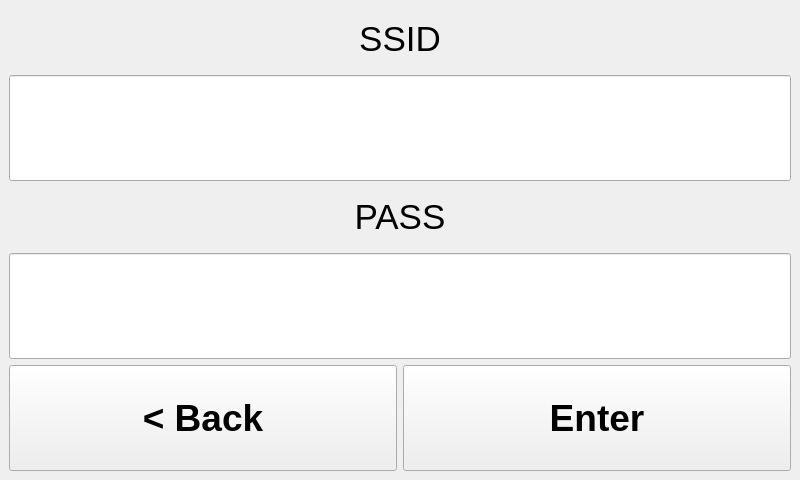
<?xml version="1.0" encoding="UTF-8"?>
<ui version="4.0">
 <class>WiFiWindow</class>
 <widget class="QMainWindow" name="WiFiWindow">
  <property name="geometry">
   <rect>
    <x>0</x>
    <y>0</y>
    <width>800</width>
    <height>480</height>
   </rect>
  </property>
  <property name="sizePolicy">
   <sizepolicy hsizetype="Fixed" vsizetype="Fixed">
    <horstretch>0</horstretch>
    <verstretch>0</verstretch>
   </sizepolicy>
  </property>
  <property name="minimumSize">
   <size>
    <width>800</width>
    <height>480</height>
   </size>
  </property>
  <property name="maximumSize">
   <size>
    <width>800</width>
    <height>480</height>
   </size>
  </property>
  <property name="cursor">
   <cursorShape>ArrowCursor</cursorShape>
  </property>
  <property name="windowTitle">
   <string>Set Up WiFi</string>
  </property>
  <property name="styleSheet">
   <string notr="true"/>
  </property>
  <widget class="QWidget" name="centralwidget">
   <layout class="QGridLayout" name="gridLayout">
    <item row="5" column="0">
     <widget class="QPushButton" name="button_back">
      <property name="maximumSize">
       <size>
        <width>5000</width>
        <height>300</height>
       </size>
      </property>
      <property name="font">
       <font>
        <pointsize>28</pointsize>
        <weight>75</weight>
        <bold>true</bold>
       </font>
      </property>
      <property name="text">
       <string>&lt; Back</string>
      </property>
     </widget>
    </item>
    <item row="5" column="1">
     <widget class="QPushButton" name="button_enter">
      <property name="maximumSize">
       <size>
        <width>5000</width>
        <height>300</height>
       </size>
      </property>
      <property name="font">
       <font>
        <pointsize>28</pointsize>
        <weight>75</weight>
        <bold>true</bold>
       </font>
      </property>
      <property name="text">
       <string>Enter</string>
      </property>
      <property name="cssClass" stdset="0">
       <string>btn-inverted</string>
      </property>
     </widget>
    </item>
    <item row="1" column="0" colspan="2">
     <widget class="ClickableLineEdit" name="input_ssid">
      <property name="minimumSize">
       <size>
        <width>0</width>
        <height>50</height>
       </size>
      </property>
      <property name="maximumSize">
       <size>
        <width>16777215</width>
        <height>120</height>
       </size>
      </property>
      <property name="font">
       <font>
        <pointsize>28</pointsize>
       </font>
      </property>
      <property name="alignment">
       <set>Qt::AlignCenter</set>
      </property>
      <property name="cssClass" stdset="0">
       <string>bold</string>
      </property>
     </widget>
    </item>
    <item row="0" column="0" colspan="2">
     <widget class="QLabel" name="label_ssid">
      <property name="maximumSize">
       <size>
        <width>16777215</width>
        <height>60</height>
       </size>
      </property>
      <property name="font">
       <font>
        <pointsize>26</pointsize>
       </font>
      </property>
      <property name="text">
       <string>SSID</string>
      </property>
      <property name="alignment">
       <set>Qt::AlignCenter</set>
      </property>
      <property name="cssClass" stdset="0">
       <string>secondary bold</string>
      </property>
     </widget>
    </item>
    <item row="2" column="0" colspan="2">
     <widget class="QLabel" name="label_password">
      <property name="maximumSize">
       <size>
        <width>16777215</width>
        <height>60</height>
       </size>
      </property>
      <property name="font">
       <font>
        <pointsize>26</pointsize>
       </font>
      </property>
      <property name="text">
       <string>PASS</string>
      </property>
      <property name="alignment">
       <set>Qt::AlignCenter</set>
      </property>
      <property name="cssClass" stdset="0">
       <string>secondary bold</string>
      </property>
     </widget>
    </item>
    <item row="3" column="0" colspan="2">
     <widget class="ClickableLineEdit" name="input_password">
      <property name="minimumSize">
       <size>
        <width>0</width>
        <height>50</height>
       </size>
      </property>
      <property name="maximumSize">
       <size>
        <width>16777215</width>
        <height>120</height>
       </size>
      </property>
      <property name="font">
       <font>
        <pointsize>28</pointsize>
       </font>
      </property>
      <property name="alignment">
       <set>Qt::AlignCenter</set>
      </property>
      <property name="cssClass" stdset="0">
       <string>bold</string>
      </property>
     </widget>
    </item>
   </layout>
  </widget>
 </widget>
 <customwidgets>
  <customwidget>
   <class>ClickableLineEdit</class>
   <extends>QLineEdit</extends>
   <header>src.ui_elements.clickablelineedit.h</header>
  </customwidget>
 </customwidgets>
 <resources/>
 <connections/>
</ui>
